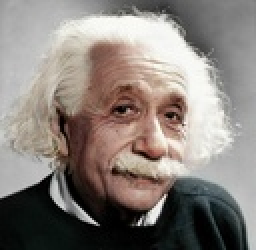
%> input picture einstein.jpg, 128 x 125 px, shrunk from 700 x 683 before the run (shown 2 times larger)
$ octave untitled2.m   (GNU Octave 9; MATLAB toolbox functions it lacks are replaced by stand-ins)
%> lines starting %> are read from the running program, lines starting %| are printed output that depends on the picture
clc;
clear all;
% Load the noisy image and the template image
img = imread('einstein.jpg');
%> img is the input picture: size 125x128x3 uint8; mean R, G, B 136.6, 128.6, 123
template = imread('einstein.jpg');

% Use the normxcorr2 function to perform template matching
c = normxcorr2(template, img);

% Find the maximum value in the correlation matrix, which indicates the location of the target
[max_c, imax] = max(abs(c(:)));
%> max_c = 1; imax = 158738
[ypeak, xpeak] = ind2sub(size(c),imax(1));
%> ypeak = 125; xpeak = 638

% Adjust the coordinates of the target to account for the padding added by normxcorr2
corr_offset = [(xpeak-size(template,2)) (ypeak-size(template,1))];
%> corr_offset = [510 0]

% Display the detected target in the noisy image
figure;
imshow(img);
hold on;
rectangle('Position', [corr_offset(1)+1 corr_offset(2)+1 size(template,2) size(template,1)], 'EdgeColor', 'g', 'LineWidth', 2);
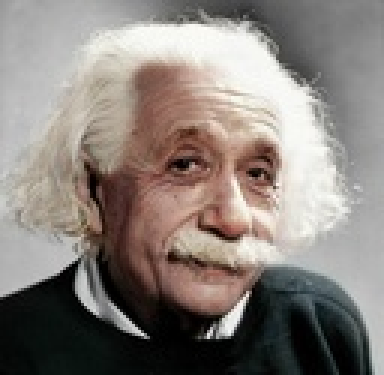
%> figure redrawn from the program's plot data; shown 3 times larger

$ run again, with sample.jpg copied over einstein.jpg
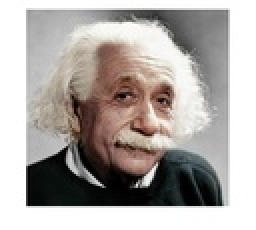
%> input picture sample.jpg, 128 x 115 px, shrunk from 884 x 797 before the run (shown 2 times larger)
%> img is the input picture: size 115x128x3 uint8; mean R, G, B 174.7, 169.3, 165.5
%> max_c = 1; imax = 145988
%> ypeak = 115; xpeak = 638
%> corr_offset = [510 0]
%> `rectangle('Position', [corr_offset(1)+1 corr_offset(2)+1 size(template..`:
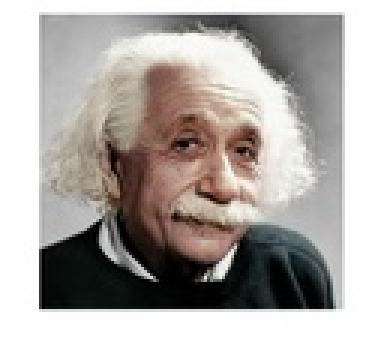
%> figure redrawn from the program's plot data; shown 3 times larger

$ run again, with subsisted_original_image.jpg copied over einstein.jpg
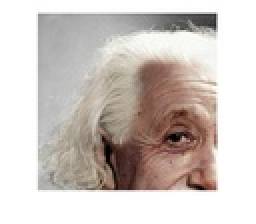
%> input picture subsisted_original_image.jpg, 128 x 112 px, shrunk from 617 x 540 before the run (shown 2 times larger)
%> img is the input picture: size 112x128x3 uint8; mean R, G, B 207.3, 198.7, 193.6
%> max_c = 1; imax = 142163
%> ypeak = 112; xpeak = 638
%> corr_offset = [510 0]
%> `rectangle('Position', [corr_offset(1)+1 corr_offset(2)+1 size(template..`:
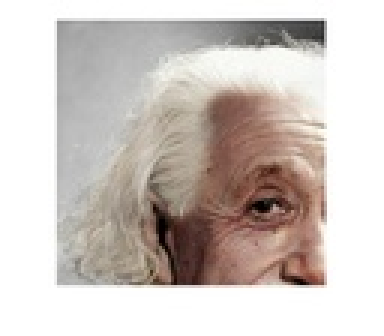
%> figure redrawn from the program's plot data; shown 3 times larger
